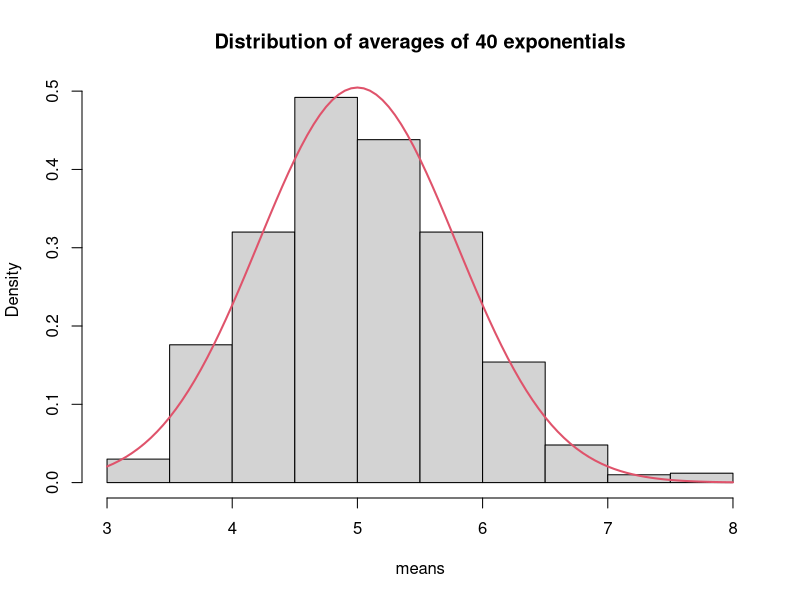
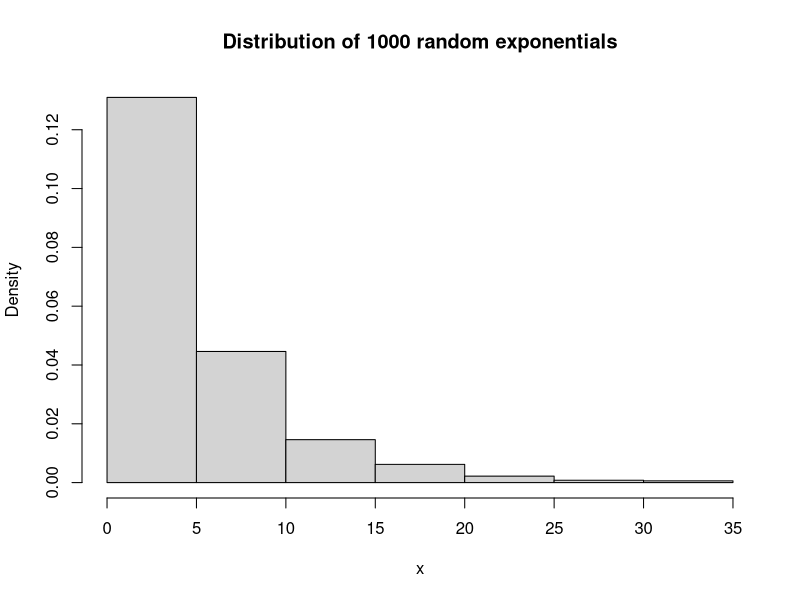

These figures' R source, in order:
## ---- chunk 1
library(knitr)
opts_chunk$set(fig.width=8, fig.height=6, warning=FALSE, message=FALSE)
## ---- chunk 2
# Define constants
lambda <- 0.2   # lambda parameter of rthe exponential distribution
nexps <- 40     # the number of exponetials
nsims <- 1000   # the number of simulations

# Set the seed to provide reproducibility of results
set.seed(11111)

# Simulate the distribution of 1000 averages of 40 random exponentials
mns = NULL
for (i in 1 : nsims) 
    mns = c(mns, mean(rexp(nexps, rate = lambda)))
## ---- chunk 3
mu <- 1/lambda
mu
## ---- chunk 4
mean(mns)
## ---- chunk 5
std_err <- 1/lambda/sqrt(nexps)
Var <- std_err^2
Var
## ---- chunk 6
var(mns)
## ---- chunk 7
# Plot the results
hist(mns, freq = FALSE, main = "Distribution of averages of 40 exponentials",
     xlab = "means")
curve(dnorm(x, mean = mu, sd = std_err), col = 2, lty = 1, lwd = 2, add = TRUE)
## ---- chunk 8
hist(rexp(1000, rate = 0.2), freq = FALSE, 
    main = "Distribution of 1000 random exponentials",
    xlab = "x")
